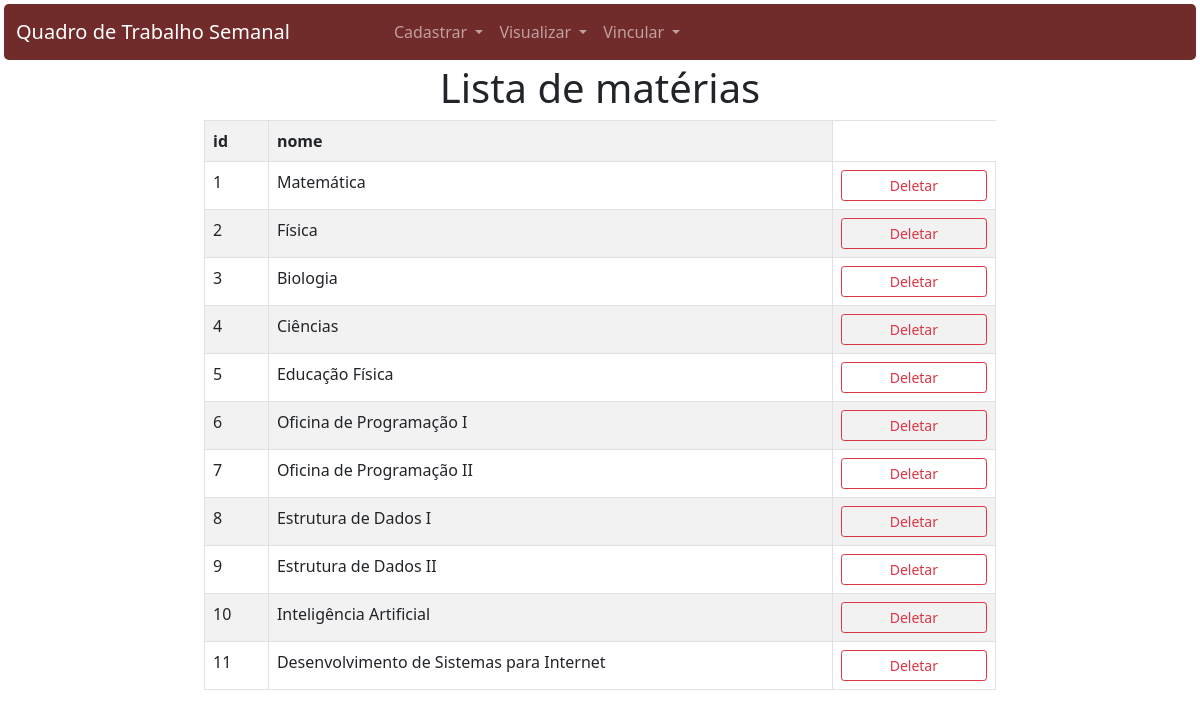
The app's page /listar_materia/, older data.
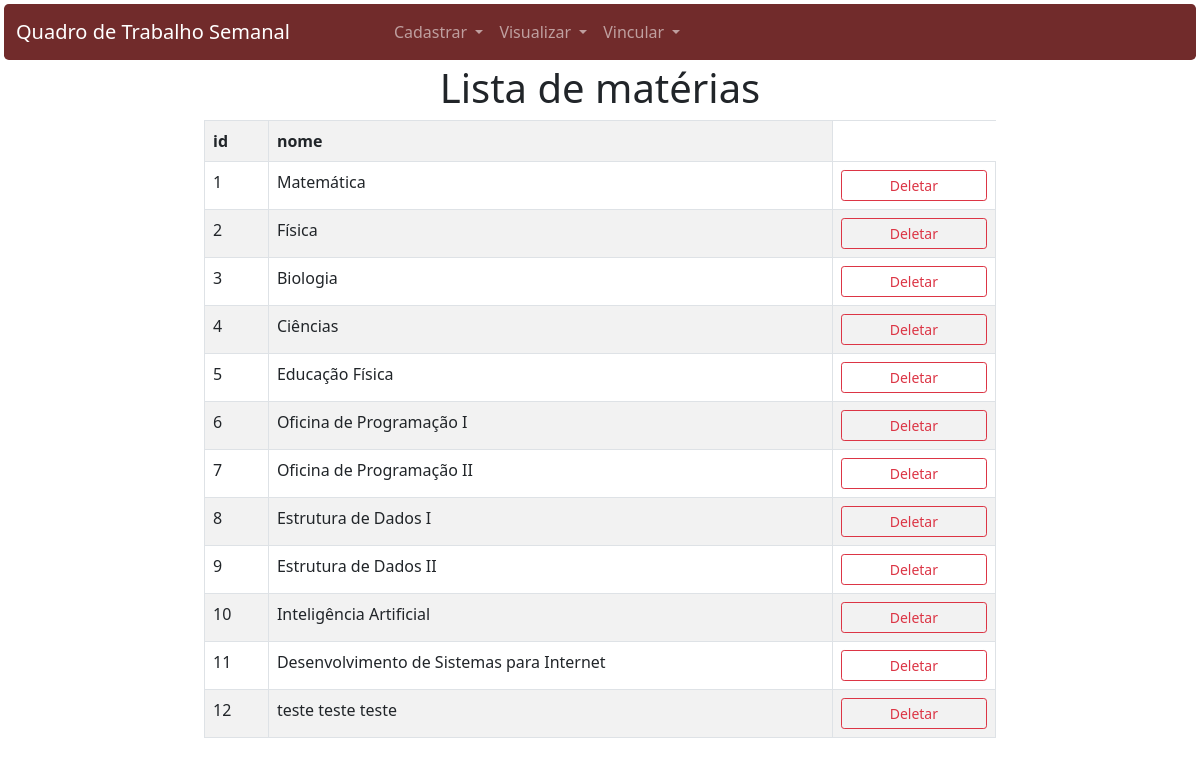
The same page, newer data.
### app_qts/models.py (models this page shows)
class Materia(models.Model):
    id_materia = models.AutoField(primary_key=True)
    nome = models.TextField(max_length=255)

### app_qts/views.py (the view)
# urls.py: path('listar_materia/',views.listar_materia,name="listar_materia"),
def listar_materia(request):
    context = {
        'materia': Materia.objects.all(),
        'materia_professor': Materia_Professor.objects.all()
    }
    return render(request,'qts/listagem/materias.html',context)

### app_qts/templates/qts/listagem/materias.html
{% extends 'qts/base.html' %}
{% block conteudo %}
<div class="row text-center">
    <h1>Lista de matérias</h1>
</div>
<div class="row">
    <div class="col"></div>
    <div class="col-8 justify-content-center">
        <table class="table table-bordered table-striped table-hover professor-column">
            <tr>
                <th class="col-1">id</th>
                <th class="col-9">nome</th>
            </tr>
            {% for materia in materia %}
                <tr>
                    <td>{{materia.id_materia}}</td>
                    <td>{{materia.nome}}</td>
                    <td>
                        {% if materia.id_materia %}
                            <a href=" {% url 'deletar_materia' materia.id_materia %} " class="btn btn-outline-danger btn-sm px-5">Deletar</a>
                        {% endif %}
                    </td>
                </tr>
            {% endfor %}
        </table>
    </div>
    <div class="col"></div>
</div>
{% endblock %}

Row changes from the older to the newer data that the page shows:
added Materia: id_materia "12", nome "teste teste teste", shows "Deletar"
